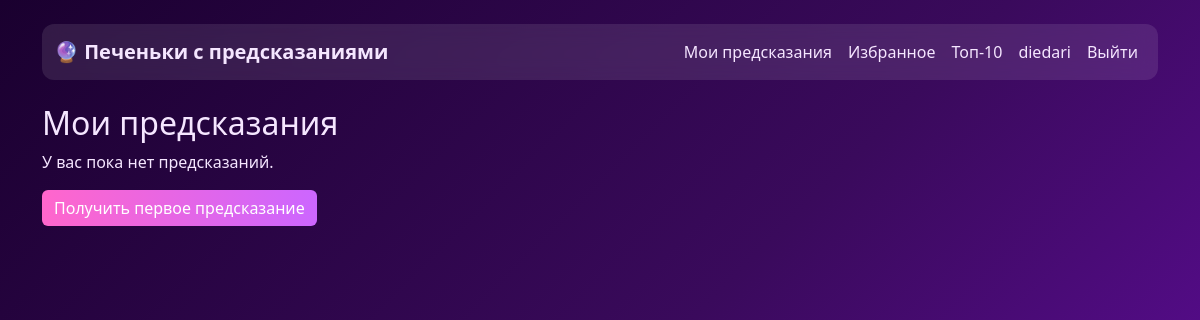
The app's page /my-predictions/ (signed in), older data.
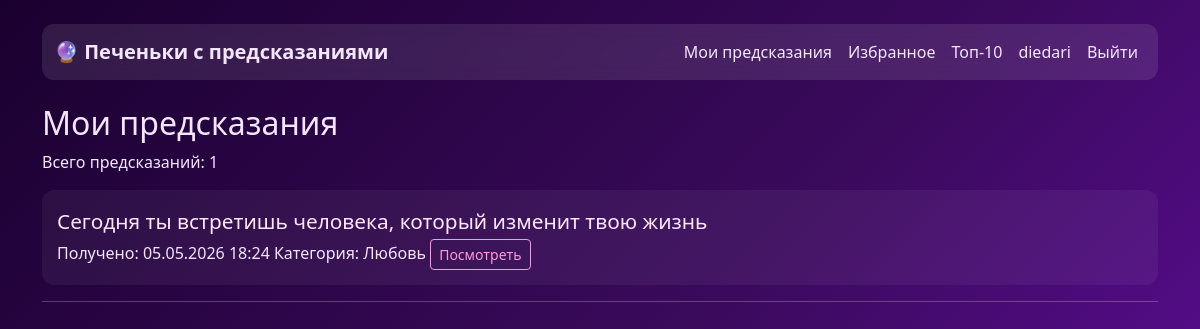
The same page, newer data.
### predictions/models.py (models this page shows, shortened)
class UserPrediction(models.Model):
    user = models.ForeignKey(
        'users.CustomUser',
        on_delete=models.CASCADE,
        verbose_name="Пользователь"
    )
    cookie = models.ForeignKey(
        FortuneCookie,
        on_delete=models.CASCADE,
        verbose_name="Предсказание"
    )
    received_at = models.DateTimeField(auto_now_add=True, verbose_name="Получено")
    is_favorite = models.BooleanField(default=False, verbose_name="В избранном")
    class Meta:
        unique_together = ['user', 'cookie']
        verbose_name = "Полученное предсказание"
        verbose_name_plural = "Полученные предсказания"

class FortuneCookie(models.Model):
    text = models.TextField(verbose_name="Текст предсказания")
    category = models.ForeignKey(
        'Category',
        on_delete=models.CASCADE,
        related_name='cookies',
        verbose_name="Категория"
    )
    created_by = models.ForeignKey(
        'users.CustomUser',
        on_delete=models.SET_NULL,
        null=True,
        blank=True,
        verbose_name="Создано пользователем"
    )
    is_active = models.BooleanField(default=True, verbose_name="Активно")
    created_at = models.DateTimeField(auto_now_add=True, verbose_name="Дата создания")
    usage_count = models.PositiveIntegerField(default=0, verbose_name="Количество использований")
    class Meta:
        verbose_name = "Печенье с предсказанием"
        verbose_name_plural = "Печеньки с предсказаниями"

class Category(models.Model):
    name = models.CharField(max_length=50, verbose_name="Название")
    description = models.TextField(blank=True, verbose_name="Описание")
    class Meta:
        verbose_name = "Категория"
        verbose_name_plural = "Категории"

### predictions/views.py (the view)
# urls.py: path('my-predictions/', views.my_predictions, name='my_predictions'),
@login_required
def my_predictions(request):
    predictions_list = UserPrediction.objects.filter(
        user=request.user
    ).order_by('-received_at')
    context = {
        'predictions_list': predictions_list,
        'total_count': predictions_list.count(),
    }
    return render(request, 'my_predictions.html', context)

### predictions/templates/my_predictions.html (shortened to what this page needs)
{% extends 'base.html' %}
{% block content %}
<div class="my-predictions">
    <h2>Мои предсказания</h2>
    {% if predictions_list %}
        <p>Всего предсказаний: {{ total_count }}</p>
        <div class="predictions-list">
            {% for prediction in predictions_list %}
                <div class="prediction-item">
                    <div class="prediction-text">
                        {{ prediction.cookie.text|truncatechars:100 }}
                    </div>
                    <div class="prediction-meta">
                        <span class="date">Получено: {{ prediction.received_at|date:"d.m.Y H:i" }}</span>
                        <span class="category">Категория: {{ prediction.cookie.category.name }}</span>
                        <a href="{% url 'prediction_result' prediction.id %}" class="btn btn-outline-primary btn-sm">
                            Посмотреть
                        </a>
                    </div>
                </div>
                <hr>
            {% endfor %}
        </div>
    {% else %}
        <p>У вас пока нет предсказаний.</p>
        <a href="{% url 'get_prediction' %}" class="btn btn-primary">
            Получить первое предсказание
        </a>
    {% endif %}
</div>
{% endblock %}

Row changes from the older to the newer data that the page shows:
added UserPrediction: cookie.text "Сегодня ты встретишь человека, который изменит твою жизнь", received_at "05.05.2026 18:24", cookie.category.name "Любовь"
Text that changed along with them:
{{ total_count }}: (not shown) → "1"
text no longer shown: "У вас пока нет предсказаний. Получить первое предсказание"
text now shown: "Всего предсказаний:"
